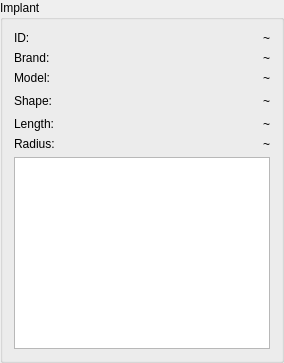
           <widget class="QGroupBox" name="groupBox">
            <property name="title">
             <string>Implant</string>
            </property>
            <layout class="QGridLayout" name="gridLayout">
             <item row="4" column="0">
              <widget class="QLabel" name="label_7">
               <property name="text">
                <string>Length: </string>
               </property>
               <property name="alignment">
                <set>Qt::AlignLeading|Qt::AlignLeft|Qt::AlignVCenter</set>
               </property>
              </widget>
             </item>
             <item row="1" column="0">
              <widget class="QLabel" name="label_8">
               <property name="minimumSize">
                <size>
                 <width>0</width>
                 <height>0</height>
                </size>
               </property>
               <property name="text">
                <string>Brand: </string>
               </property>
              </widget>
             </item>
             <item row="3" column="1">
              <spacer name="horizontalSpacer">
               <property name="orientation">
                <enum>Qt::Horizontal</enum>
               </property>
               <property name="sizeHint" stdset="0">
                <size>
                 <width>40</width>
                 <height>20</height>
                </size>
               </property>
              </spacer>
             </item>
             <item row="5" column="0">
              <widget class="QLabel" name="label_6">
               <property name="text">
                <string>Radius: </string>
               </property>
               <property name="alignment">
                <set>Qt::AlignLeading|Qt::AlignLeft|Qt::AlignVCenter</set>
               </property>
              </widget>
             </item>
             <item row="0" column="0">
              <widget class="QLabel" name="label_3">
               <property name="minimumSize">
                <size>
                 <width>0</width>
                 <height>0</height>
                </size>
               </property>
               <property name="text">
                <string>ID: </string>
               </property>
              </widget>
             </item>
             <item row="1" column="2">
              <widget class="QLabel" name="labelBrand">
               <property name="text">
                <string>~</string>
               </property>
              </widget>
             </item>
             <item row="4" column="2">
              <widget class="QLabel" name="labelLength">
               <property name="text">
                <string>~</string>
               </property>
              </widget>
             </item>
             <item row="0" column="2">
              <widget class="QLabel" name="labelID">
               <property name="text">
                <string>~</string>
               </property>
              </widget>
             </item>
             <item row="6" column="0" colspan="3">
              <widget class="QGraphicsView" name="graphicsView"/>
             </item>
             <item row="5" column="2">
              <widget class="QLabel" name="labelRadius">
               <property name="text">
                <string>~</string>
               </property>
              </widget>
             </item>
             <item row="2" column="2">
              <widget class="QLabel" name="labelModel">
               <property name="text">
                <string>~</string>
               </property>
              </widget>
             </item>
             <item row="3" column="2">
              <widget class="QLabel" name="labelShape">
               <property name="text">
                <string>~</string>
               </property>
              </widget>
             </item>
             <item row="2" column="0">
              <widget class="QLabel" name="label">
               <property name="text">
                <string>Model:</string>
               </property>
              </widget>
             </item>
             <item row="3" column="0">
              <widget class="QLabel" name="label_9">
               <property name="minimumSize">
                <size>
                 <width>0</width>
                 <height>0</height>
                </size>
               </property>
               <property name="text">
                <string>Shape:</string>
               </property>
              </widget>
             </item>
            </layout>
           </widget>
